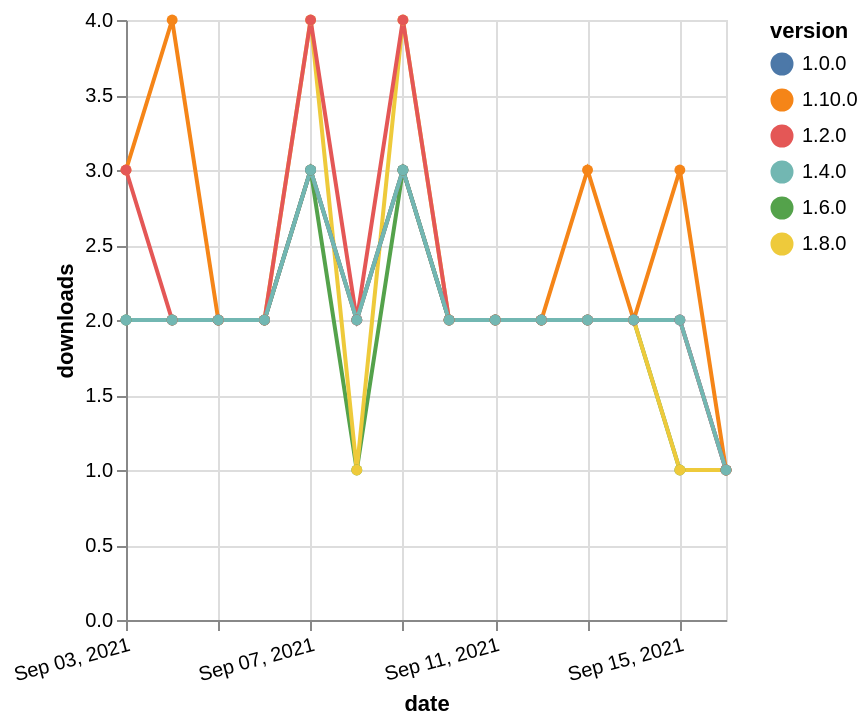

Vega-Lite specification for this chart:
### Vega-Lite specification from a JSON file in a GitHub repository (floating-point values rounded to 4 significant figures)
{"$schema": "https://vega.github.io/schema/vega-lite/v5.json", "description": "A simple bar chart with embedded data.", "data": {"values": [{"date": "2021-09-03", "total": 990, "delta": 2, "version": "1.6.0"}, {"date": "2021-09-04", "total": 992, "delta": 2, "version": "1.6.0"}, {"date": "2021-09-05", "total": 994, "delta": 2, "version": "1.6.0"}, {"date": "2021-09-06", "total": 996, "delta": 2, "version": "1.6.0"}, {"date": "2021-09-07", "total": 999, "delta": 3, "version": "1.6.0"}, {"date": "2021-09-08", "total": 1000, "delta": 1, "version": "1.6.0"}, {"date": "2021-09-09", "total": 1003, "delta": 3, "version": "1.6.0"}, {"date": "2021-09-10", "total": 1005, "delta": 2, "version": "1.6.0"}, {"date": "2021-09-11", "total": 1007, "delta": 2, "version": "1.6.0"}, {"date": "2021-09-12", "total": 1009, "delta": 2, "version": "1.6.0"}, {"date": "2021-09-13", "total": 1011, "delta": 2, "version": "1.6.0"}, {"date": "2021-09-14", "total": 1013, "delta": 2, "version": "1.6.0"}, {"date": "2021-09-15", "total": 1014, "delta": 1, "version": "1.6.0"}, {"date": "2021-09-16", "total": 1015, "delta": 1, "version": "1.6.0"}, {"date": "2021-09-03", "total": 682, "delta": 2, "version": "1.8.0"}, {"date": "2021-09-04", "total": 684, "delta": 2, "version": "1.8.0"}, {"date": "2021-09-05", "total": 686, "delta": 2, "version": "1.8.0"}, {"date": "2021-09-06", "total": 688, "delta": 2, "version": "1.8.0"}, {"date": "2021-09-07", "total": 692, "delta": 4, "version": "1.8.0"}, {"date": "2021-09-08", "total": 693, "delta": 1, "version": "1.8.0"}, {"date": "2021-09-09", "total": 697, "delta": 4, "version": "1.8.0"}, {"date": "2021-09-10", "total": 699, "delta": 2, "version": "1.8.0"}, {"date": "2021-09-11", "total": 701, "delta": 2, "version": "1.8.0"}, {"date": "2021-09-12", "total": 703, "delta": 2, "version": "1.8.0"}, {"date": "2021-09-13", "total": 705, "delta": 2, "version": "1.8.0"}, {"date": "2021-09-14", "total": 707, "delta": 2, "version": "1.8.0"}, {"date": "2021-09-15", "total": 708, "delta": 1, "version": "1.8.0"}, {"date": "2021-09-16", "total": 709, "delta": 1, "version": "1.8.0"}, {"date": "2021-09-03", "total": 216, "delta": 3, "version": "1.10.0"}, {"date": "2021-09-04", "total": 220, "delta": 4, "version": "1.10.0"}, {"date": "2021-09-05", "total": 222, "delta": 2, "version": "1.10.0"}, {"date": "2021-09-06", "total": 224, "delta": 2, "version": "1.10.0"}, {"date": "2021-09-07", "total": 227, "delta": 3, "version": "1.10.0"}, {"date": "2021-09-08", "total": 229, "delta": 2, "version": "1.10.0"}, {"date": "2021-09-09", "total": 232, "delta": 3, "version": "1.10.0"}, {"date": "2021-09-10", "total": 234, "delta": 2, "version": "1.10.0"}, {"date": "2021-09-11", "total": 236, "delta": 2, "version": "1.10.0"}, {"date": "2021-09-12", "total": 238, "delta": 2, "version": "1.10.0"}, {"date": "2021-09-13", "total": 241, "delta": 3, "version": "1.10.0"}, {"date": "2021-09-14", "total": 243, "delta": 2, "version": "1.10.0"}, {"date": "2021-09-15", "total": 246, "delta": 3, "version": "1.10.0"}, {"date": "2021-09-16", "total": 247, "delta": 1, "version": "1.10.0"}, {"date": "2021-09-03", "total": 2045, "delta": 2, "version": "1.0.0"}, {"date": "2021-09-04", "total": 2047, "delta": 2, "version": "1.0.0"}, {"date": "2021-09-05", "total": 2049, "delta": 2, "version": "1.0.0"}, {"date": "2021-09-06", "total": 2051, "delta": 2, "version": "1.0.0"}, {"date": "2021-09-07", "total": 2054, "delta": 3, "version": "1.0.0"}, {"date": "2021-09-08", "total": 2056, "delta": 2, "version": "1.0.0"}, {"date": "2021-09-09", "total": 2059, "delta": 3, "version": "1.0.0"}, {"date": "2021-09-10", "total": 2061, "delta": 2, "version": "1.0.0"}, {"date": "2021-09-11", "total": 2063, "delta": 2, "version": "1.0.0"}, {"date": "2021-09-12", "total": 2065, "delta": 2, "version": "1.0.0"}, {"date": "2021-09-13", "total": 2067, "delta": 2, "version": "1.0.0"}, {"date": "2021-09-14", "total": 2069, "delta": 2, "version": "1.0.0"}, {"date": "2021-09-15", "total": 2071, "delta": 2, "version": "1.0.0"}, {"date": "2021-09-16", "total": 2072, "delta": 1, "version": "1.0.0"}, {"date": "2021-09-03", "total": 1960, "delta": 3, "version": "1.2.0"}, {"date": "2021-09-04", "total": 1962, "delta": 2, "version": "1.2.0"}, {"date": "2021-09-05", "total": 1964, "delta": 2, "version": "1.2.0"}, {"date": "2021-09-06", "total": 1966, "delta": 2, "version": "1.2.0"}, {"date": "2021-09-07", "total": 1970, "delta": 4, "version": "1.2.0"}, {"date": "2021-09-08", "total": 1972, "delta": 2, "version": "1.2.0"}, {"date": "2021-09-09", "total": 1976, "delta": 4, "version": "1.2.0"}, {"date": "2021-09-10", "total": 1978, "delta": 2, "version": "1.2.0"}, {"date": "2021-09-11", "total": 1980, "delta": 2, "version": "1.2.0"}, {"date": "2021-09-12", "total": 1982, "delta": 2, "version": "1.2.0"}, {"date": "2021-09-13", "total": 1984, "delta": 2, "version": "1.2.0"}, {"date": "2021-09-14", "total": 1986, "delta": 2, "version": "1.2.0"}, {"date": "2021-09-15", "total": 1988, "delta": 2, "version": "1.2.0"}, {"date": "2021-09-16", "total": 1989, "delta": 1, "version": "1.2.0"}, {"date": "2021-09-03", "total": 1457, "delta": 2, "version": "1.4.0"}, {"date": "2021-09-04", "total": 1459, "delta": 2, "version": "1.4.0"}, {"date": "2021-09-05", "total": 1461, "delta": 2, "version": "1.4.0"}, {"date": "2021-09-06", "total": 1463, "delta": 2, "version": "1.4.0"}, {"date": "2021-09-07", "total": 1466, "delta": 3, "version": "1.4.0"}, {"date": "2021-09-08", "total": 1468, "delta": 2, "version": "1.4.0"}, {"date": "2021-09-09", "total": 1471, "delta": 3, "version": "1.4.0"}, {"date": "2021-09-10", "total": 1473, "delta": 2, "version": "1.4.0"}, {"date": "2021-09-11", "total": 1475, "delta": 2, "version": "1.4.0"}, {"date": "2021-09-12", "total": 1477, "delta": 2, "version": "1.4.0"}, {"date": "2021-09-13", "total": 1479, "delta": 2, "version": "1.4.0"}, {"date": "2021-09-14", "total": 1481, "delta": 2, "version": "1.4.0"}, {"date": "2021-09-15", "total": 1483, "delta": 2, "version": "1.4.0"}, {"date": "2021-09-16", "total": 1484, "delta": 1, "version": "1.4.0"}]}, "width": "container", "mark": {"type": "line", "point": {"filled": true}}, "encoding": {"x": {"field": "date", "type": "temporal", "timeUnit": "yearmonthdate", "title": "date", "axis": {"labelAngle": -15}}, "y": {"field": "delta", "type": "quantitative", "title": "downloads"}, "color": {"field": "version", "type": "nominal"}, "tooltip": {"field": "delta"}}}
